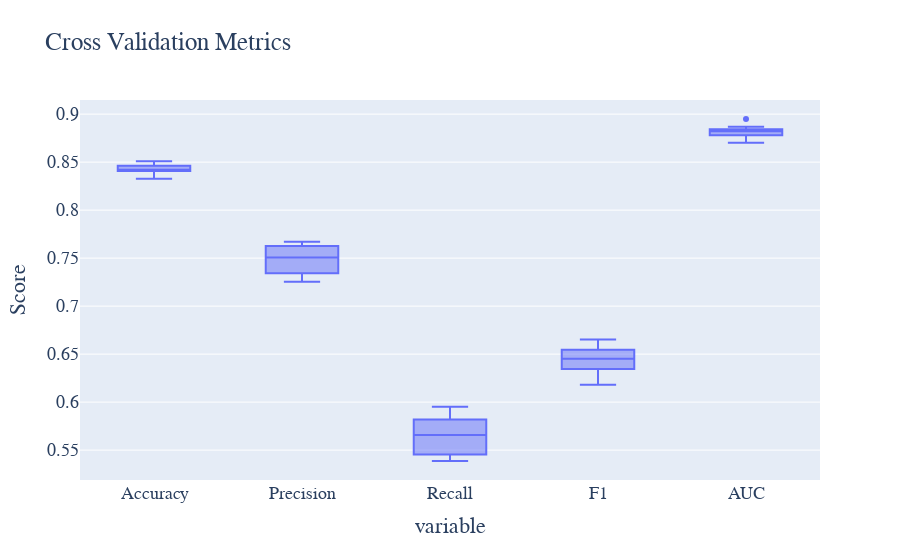

The cell this chart's notebook holds for it:
### Code cell
# 执行交叉验证
cv_results = cross_validate(lr_model, X_train, y_train, cv=10, scoring=['accuracy', 'precision', 'recall', 'f1', 'roc_auc'])

# 提取交叉验证结果
cv_accuracy = cv_results['test_accuracy']
cv_precision = cv_results['test_precision']
cv_recall = cv_results['test_recall']
cv_f1 = cv_results['test_f1']
cv_roc = cv_results['test_roc_auc']

# 绘制交叉验证结果的箱线图
cv_metrics_data = pd.DataFrame({
    'Accuracy': cv_accuracy,
    'Precision': cv_precision,
    'Recall': cv_recall,
    'F1': cv_f1,
    'AUC': cv_roc
})

# 绘制交叉验证结果的箱线图
fig = px.box(cv_metrics_data, title='Cross Validation Metrics')
fig.update_layout(
    yaxis_title='Score', showlegend=False,
    font=dict(family='Times New Roman', size=18)
)
fig.write_html('Image/4_8_2.html')
fig.show()

### Figure 1 — Plotly figure (JSON) as saved in the notebook; plotly's stock layout.template omitted (floating-point values rounded to 4 significant figures)
{"data": [{"alignmentgroup": "True", "hovertemplate": "variable=%{x}<br>value=%{y}<extra></extra>", "legendgroup": "", "marker": {"color": "#636efa"}, "name": "", "notched": false, "offsetgroup": "", "orientation": "v", "showlegend": false, "type": "box", "x": ["Accuracy", "Accuracy", "Accuracy", "Accuracy", "Accuracy", "Accuracy", "Accuracy", "Accuracy", "Accuracy", "Accuracy", "Precision", "Precision", "Precision", "Precision", "Precision", "Precision", "Precision", "Precision", "Precision", "Precision", "Recall", "Recall", "Recall", "Recall", "Recall", "Recall", "Recall", "Recall", "Recall", "Recall", "F1", "F1", "F1", "F1", "F1", "F1", "F1", "F1", "F1", "F1", "AUC", "AUC", "AUC", "AUC", "AUC", "AUC", "AUC", "AUC", "AUC", "AUC"], "x0": " ", "xaxis": "x", "y": [0.8407, 0.8326, 0.8477, 0.836, 0.845, 0.8464, 0.8423, 0.8511, 0.842, 0.8417, 0.7347, 0.7253, 0.7643, 0.7343, 0.7609, 0.7522, 0.7626, 0.767, 0.7491, 0.7268, 0.5752, 0.5387, 0.5707, 0.5453, 0.56, 0.5819, 0.5433, 0.5872, 0.5606, 0.5952, 0.6453, 0.6182, 0.6534, 0.6259, 0.6452, 0.6562, 0.6345, 0.6652, 0.6413, 0.6545, 0.8779, 0.8703, 0.8843, 0.874, 0.8818, 0.8949, 0.8795, 0.8825, 0.8869, 0.883], "y0": " ", "yaxis": "y"}], "layout": {"boxmode": "group", "font": {"family": "Times New Roman", "size": 18}, "legend": {"tracegroupgap": 0}, "showlegend": false, "title": {"text": "Cross Validation Metrics"}, "xaxis": {"anchor": "y", "domain": [0, 1], "title": {"text": "variable"}}, "yaxis": {"anchor": "x", "domain": [0, 1], "title": {"text": "Score"}}}}
